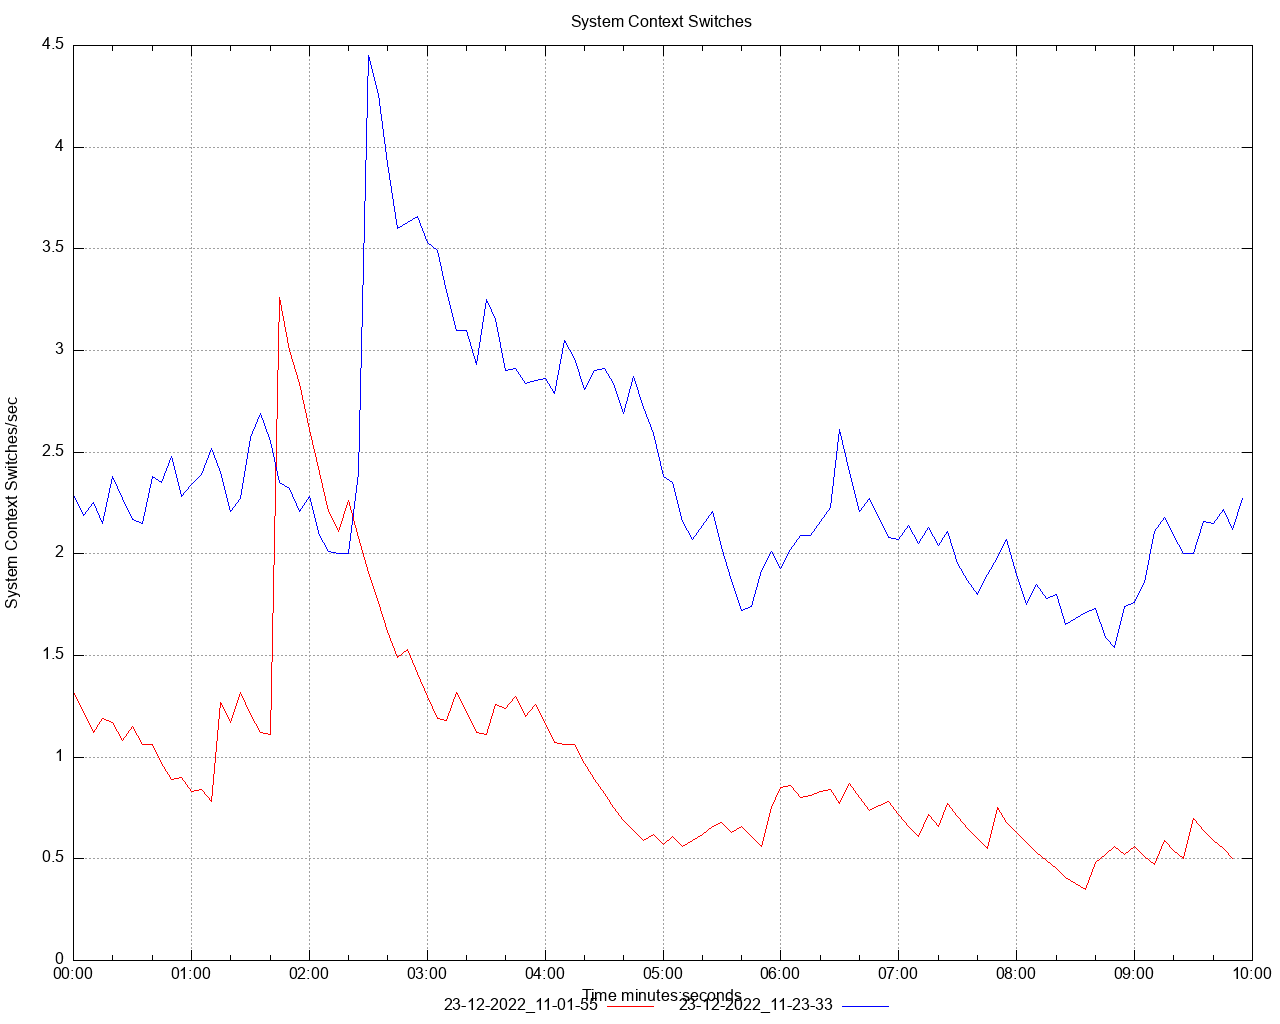

This figure's gnuplot source:
set title 'System Context Switches' noenhanced
set style data lines
set datafile separator ","
set terminal png size 1280,1024
set grid
set key below
set xdata time
set timefmt "%s"
offset = 0
t0(x)=(offset=($0==0) ? x : offset, x - offset)
set xlabel 'Time minutes:seconds'
set ylabel 'System Context Switches/sec'
set output '/Users/ahmet.mircik/Workspace/python/hazelcast-simulator/offload-benchmarks/report/dstat/system_context_switches_A1.png'
plot \
   '/Users/ahmet.mircik/Workspace/python/hazelcast-simulator/offload-benchmarks/report/data/system_context_switches_A1_1.data' using (t0(timecolumn(1))):2 title "23-12-2022_11-01-55" noenhanced lt rgb "red", \
   '/Users/ahmet.mircik/Workspace/python/hazelcast-simulator/offload-benchmarks/report/data/system_context_switches_A1_2.data' using (t0(timecolumn(1))):2 title "23-12-2022_11-23-33" noenhanced lt rgb "blue", \
